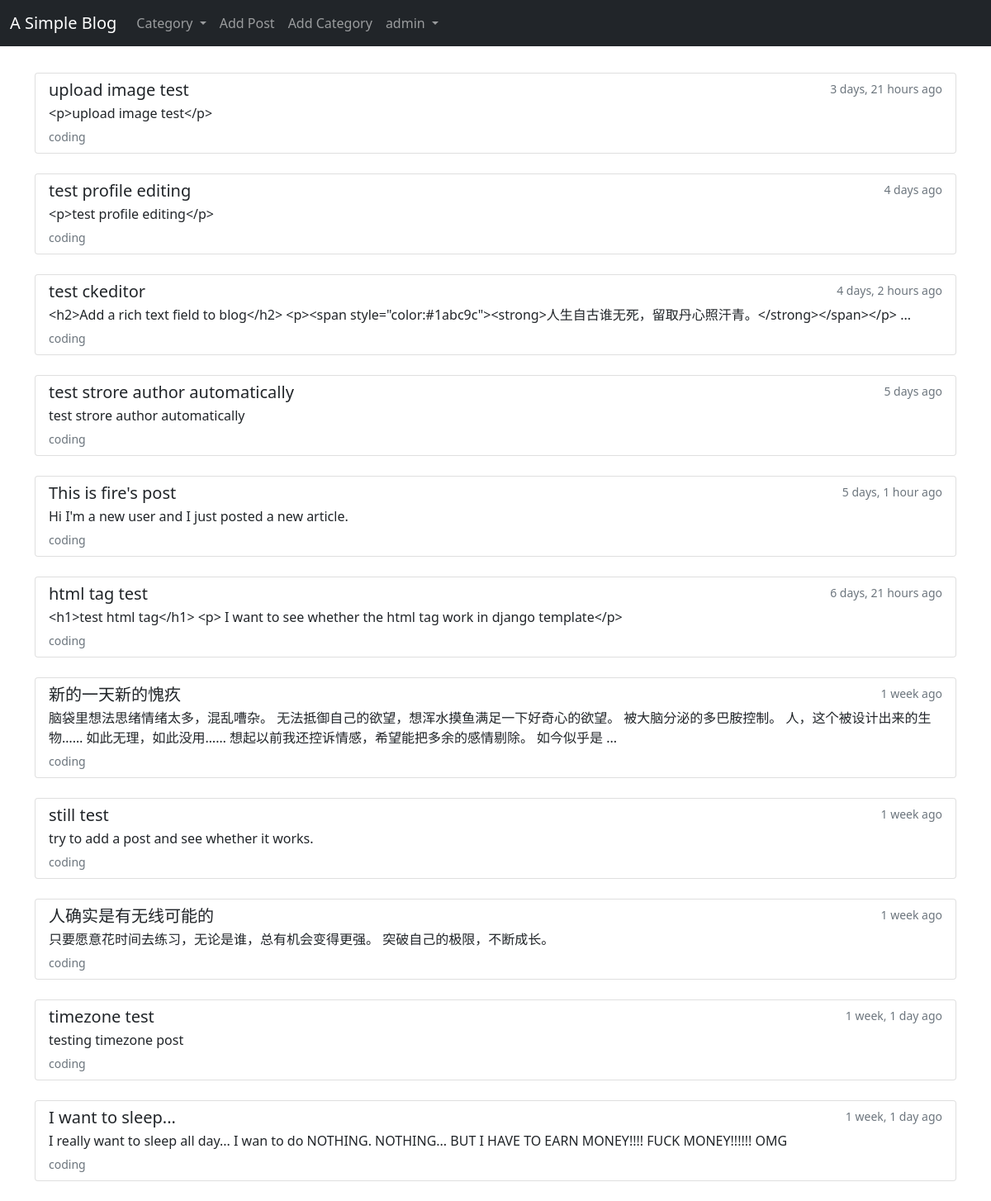
Page /category/coding/ (signed in) on the committed database.
### myBlog/models.py (models this page shows, shortened)
class Post(models.Model):
    title = models.CharField(max_length=255)
    author = models.ForeignKey(User, on_delete=CASCADE, null=False)
    tag = models.CharField(max_length=255)
    category = models.CharField(max_length=50, default="coding")
    body = RichTextField(blank=True, null=True)
    image = models.ImageField(null=True, blank=True, upload_to='images/')
    post_time = models.DateTimeField(auto_now_add=True)
    likes = models.ManyToManyField(User, related_name="like_list")
    class Meta:
        ordering = ['-post_time']

### myBlog/views.py (the view)
class CategoryPostsView(generic.ListView):
    model = Post
    template_name = 'myBlog/category_posts.html'
    def get_context_data(self, **kwargs):
        posts_list = Post.objects.filter(category=self.kwargs['category'])
        context = super().get_context_data(**kwargs)
        context['posts_list'] = posts_list
        return context

### myBlog/context_processors.py (called while the page is built)
def get_category_list(request):
    category_list = Category.objects.all()
    return {
        'category_list': category_list,
    }

### myBlog/models.py (called while the page is built)
    def __str__(self):
        return self.name

### myBlog/templates/myBlog/category_posts.html (shortened to what this page needs)
{% extends 'base.html' %} {% block title %} My Blog {% endblock %}
{% block body %}
<br />
{% if posts_list %}
{% for post in posts_list %}
<div class="list-group">
  <a href="{% url 'article_detail' post.pk %}" class="list-group-item list-group-item-action">
    <div class="d-flex w-100 justify-content-between">
      <h5 class="mb-1">{{ post.title }}</h5>
      <small class="text-muted">{{ post.post_time|timesince }} ago</small>
    </div>
    <p class="mb-1">
      {% if post.body|length > 120 %}
      {{ post.body|slice:":120" }} ...
      {% else %}
      {{ post.body }}
      {% endif %}
    </p>
    <small class="text-muted">{{ post.category }}</small>
  </a>
</div>
<br />
{% endfor %}
{% else %}
<p><strong>Sorry, there are no articles fall under this category.</strong></p>
{% endif %}
{% endblock %}

### templates/base.html (shortened to what this page needs)
{% load static %}
<!DOCTYPE html>
<html lang="en">
<head>
	<link href="https://cdn.jsdelivr.net/npm/bootstrap@5.1.0/dist/css/bootstrap.min.css" rel="stylesheet"
 />
</head>
<body>
	<nav class="navbar navbar-expand-lg navbar-dark bg-dark">
		<div class="container-fluid">
			<a class="navbar-brand" href="{% url 'home' %}">A Simple Blog</a>
			<div class="collapse navbar-collapse" id="navbarNavAltMarkup">
				<div class="navbar-nav">
					<li class="nav-item dropdown">
						<a class="nav-link dropdown-toggle" href="#" id="navbarDropdown" role="button" data-bs-toggle="dropdown"
							aria-expanded="false">
							Category
						</a>
					</li>
					{% with url_name=request.resolver_match.url_name %}
					{% if request.user.is_authenticated %}
					<a class="nav-link {% if url_name == 'add_post' %}active{% endif %}" href="{% url 'add_post' %}">Add Post</a>
					<a class="nav-link {% if url_name == 'add_category' %}active{% endif %}" href="{% url 'add_category' %}">Add
						Category</a>
					<li class="nav-item dropdown">
						<a class="nav-link dropdown-toggle" href="#" id="navbarDropdown" role="button" data-bs-toggle="dropdown"
							aria-expanded="false">
							{{ request.user }}
						</a>
					</li>
					{% else %}
					<a class="nav-link {% if url_name == 'login' %}active{% endif %}" href="{% url 'login' %}">Login</a>
					<a class="nav-link {% if url_name == 'register' %}active{% endif %}" href="{% url 'register' %}">Register</a>
					{% endif %}
					{% endwith %}
				</div>
			</div>
		</div>
	</nav>
	<div class="container">{% block body %} {% endblock %}</div>
</body>
</html>

### rows in the picture
Post: title "upload image test", post_time "3 days, 21 hours", body "<p>upload image test</p>", category "coding"
Post: title "test profile editing", post_time "4 days", body "<p>test profile editing</p>", category "coding"
Post: title "test ckeditor", post_time "4 days, 2 hours", body "<h2>Add a rich text field to blog</h2> <p><span style=\"color:#1abc9c\"><strong>人生自古谁无死，留取丹心照汗青。</strong></span></p>", category "coding"
Post: title "test strore author automatically", post_time "5 days", body "test strore author automatically", category "coding"
Post: title "This is fire's post", post_time "5 days, 1 hour", body "Hi I'm a new user and I just posted a new article.", category "coding"
Post: title "html tag test", post_time "6 days, 21 hours", body "<h1>test html tag</h1> <p> I want to see whether the html tag work in django template</p>", category "coding"
Post: title "新的一天新的愧疚", post_time "1 week", body "脑袋里想法思绪情绪太多，混乱嘈杂。 无法抵御自己的欲望，想浑水摸鱼满足一下好奇心的欲望。 被大脑分泌的多巴胺控制。 人，这个被设计出来的生物…… 如此无理，如此没用…… 想起以前我还控诉情感，希望能把多余的感情剔除。 如今似乎是", category "coding"
Post: title "still test", post_time "1 week", body "try to add a post and see whether it works.", category "coding"
Post: title "人确实是有无线可能的", post_time "1 week", body "只要愿意花时间去练习，无论是谁，总有机会变得更强。 突破自己的极限，不断成长。", category "coding"
Post: title "timezone test", post_time "1 week, 1 day", body "testing timezone post", category "coding"
Post: title "I want to sleep...", post_time "1 week, 1 day", body "I really want to sleep all day... I wan to do NOTHING. NOTHING... BUT I HAVE TO EARN MONEY!!!! FUCK MONEY!!!!!! OMG", category "coding"

### other values in the picture
{{ request.user }} "admin"
